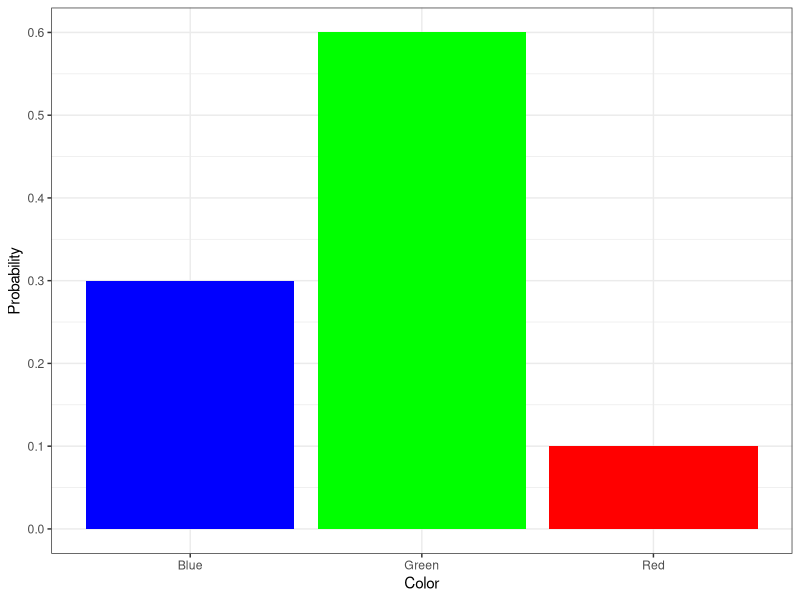

This figure's R source:
## ---- chunk 1
knitr::opts_chunk$set(echo = TRUE)
## ---- chunk 2
library(ggplot2)
theme_set(theme_bw())

marbles = c(rep("Red", 2), rep("Blue", 6), rep("Green", 12))
marbles = data.frame(marbles)

ggplot(marbles, aes(x=marbles, fill=marbles)) + 
    geom_bar(aes(y = (..count..)/sum(..count..)), fill=c("blue", "green", "red")) + scale_y_continuous(n.breaks = 10) + 
  labs(y="Probability", x="Color")
